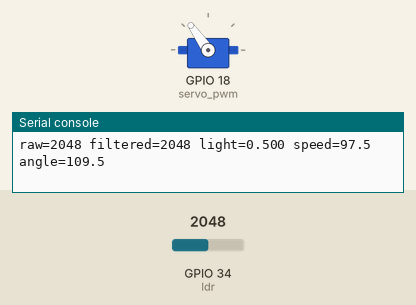
This program was run on a simulated ESP32 board running MicroPython. On the bench: servo, the last lines printed to the serial console. The test bench sets the inputs (shaded band); at power-on: GPIO 34 (ldr) = 2048 (analog values on the 0–4095 scale). Servo angles are drawn from the pulse width (0.5 ms = 0°, 2.5 ms = 180°).

Above: at 1.2 s.
1.3 s: GPIO 34 (ldr) set to 1073
At 1.68 s:
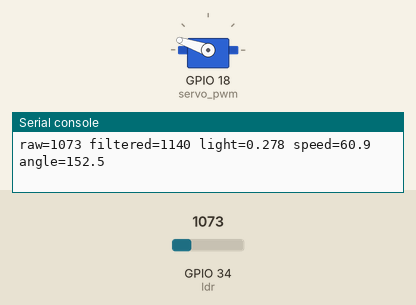
4.3 s: GPIO 34 (ldr) set to 929
At 4.76 s:
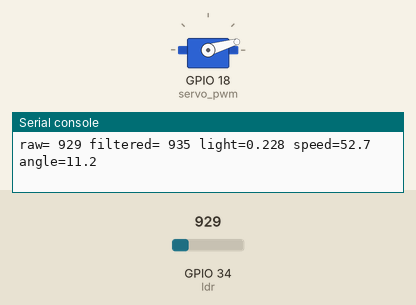
7.3 s: GPIO 34 (ldr) set to 281
10.3 s: GPIO 34 (ldr) set to 243
At 10.72 s:
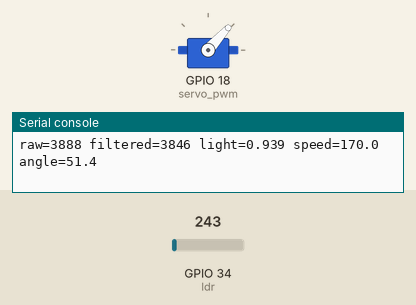
Timing chart, 0 to 14.3 s (numbered marks = the images above; inputs shaded):
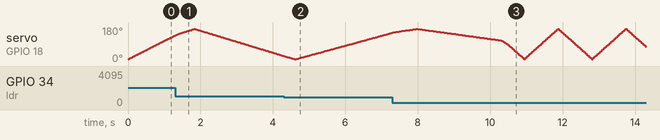

The program:

main.py
```python
import machine

try:
    import utime as time
except ImportError:
    import time


# ====== Hardware y ajuste ======
LDR_PIN = 34
SERVO_PIN = 18
SERVO_FREQ = 50

ADC_MAX = 4095
READ_DELAY_MS = 20

SERVO_MIN_US = 500
SERVO_MAX_US = 2500
SERVO_MIN_ANGLE = 0
SERVO_MAX_ANGLE = 180

SWEEP_MIN_ANGLE = 10
SWEEP_MAX_ANGLE = 170

MIN_SPEED_DPS = 15
MAX_SPEED_DPS = 180
FILTER_ALPHA = 0.2

DEBUG_PRINT_EVERY = 25
PWM_PERIOD_US = 1000000 // SERVO_FREQ


# ====== Notas de cableado ======
# - La fotoresistencia debe ir en divisor resistivo entre 3.3V y GND.
# - El nodo del divisor va al GPIO34.
# - El SG90 debe compartir GND con el ESP32.
# - Si el servo vibra o reinicia la placa, alimentalo con una fuente externa.


ldr = machine.ADC(machine.Pin(LDR_PIN))
servo_pwm = machine.PWM(machine.Pin(SERVO_PIN), freq=SERVO_FREQ)

try:
    ldr.atten(machine.ADC.ATTN_11DB)
except AttributeError:
    pass
except Exception:
    pass

try:
    ldr.width(machine.ADC.WIDTH_12BIT)
except AttributeError:
    pass
except Exception:
    pass


def clamp(value, low, high):
    if value < low:
        return low
    if value > high:
        return high
    return value


def read_ldr_raw():
    try:
        raw = ldr.read_u16()
        if raw > ADC_MAX:
            raw >>= 4
        return int(raw)
    except AttributeError:
        return int(ldr.read())


def normalize_ldr(raw):
    raw = clamp(raw, 0, ADC_MAX)
    return raw / float(ADC_MAX)


def angle_to_pulse_us(angle):
    angle = clamp(angle, SERVO_MIN_ANGLE, SERVO_MAX_ANGLE)
    span_angle = SERVO_MAX_ANGLE - SERVO_MIN_ANGLE
    span_us = SERVO_MAX_US - SERVO_MIN_US
    return SERVO_MIN_US + ((angle - SERVO_MIN_ANGLE) * span_us / span_angle)


def pulse_us_to_duty(pulse_us):
    pulse_us = clamp(pulse_us, SERVO_MIN_US, SERVO_MAX_US)
    return int((pulse_us / PWM_PERIOD_US) * 65535)


def set_servo_angle(angle):
    pulse_us = angle_to_pulse_us(angle)
    duty_u16 = pulse_us_to_duty(pulse_us)

    try:
        servo_pwm.duty_u16(duty_u16)
    except AttributeError:
        duty_10bit = int((duty_u16 / 65535) * 1023)
        servo_pwm.duty(clamp(duty_10bit, 0, 1023))


def ticks_ms():
    return time.ticks_ms()


def ticks_diff(now, before):
    return time.ticks_diff(now, before)


def main():
    current_angle = float(SWEEP_MIN_ANGLE)
    direction = 1.0

    raw = read_ldr_raw()
    filtered_raw = float(raw)

    set_servo_angle(current_angle)

    last_tick = ticks_ms()
    loop_count = 0

    print("Iniciando fotoresistencia-servo")
    print("LDR en GPIO%d | Servo SG90 en GPIO%d" % (LDR_PIN, SERVO_PIN))
    print("Barrido entre %d y %d grados" % (SWEEP_MIN_ANGLE, SWEEP_MAX_ANGLE))

    while True:
        raw = read_ldr_raw()
        filtered_raw = (FILTER_ALPHA * raw) + ((1.0 - FILTER_ALPHA) * filtered_raw)

        light_level = normalize_ldr(int(filtered_raw))
        speed_dps = MIN_SPEED_DPS + (light_level * (MAX_SPEED_DPS - MIN_SPEED_DPS))

        now = ticks_ms()
        delta_s = ticks_diff(now, last_tick) / 1000.0
        last_tick = now

        delta_angle = speed_dps * delta_s
        current_angle += direction * delta_angle

        if current_angle >= SWEEP_MAX_ANGLE:
            current_angle = float(SWEEP_MAX_ANGLE)
            direction = -1.0
        elif current_angle <= SWEEP_MIN_ANGLE:
            current_angle = float(SWEEP_MIN_ANGLE)
            direction = 1.0

        current_angle = clamp(current_angle, SERVO_MIN_ANGLE, SERVO_MAX_ANGLE)
        set_servo_angle(current_angle)

        if loop_count % DEBUG_PRINT_EVERY == 0:
            print(
                "raw=%4d filtered=%4d light=%.3f speed=%.1f angle=%.1f"
                % (raw, int(filtered_raw), light_level, speed_dps, current_angle)
            )

        loop_count += 1
        time.sleep_ms(READ_DELAY_MS)


try:
    main()
finally:
    try:
        servo_pwm.deinit()
    except Exception:
        pass
```

Measured:
- the behaviour switches between 1000 and 999 on GPIO 34 (ldr) (found by bisection; images 1 and 2)
- the behaviour switches between 256 and 255 on GPIO 34 (ldr) (found by bisection; images 2 and 3)
